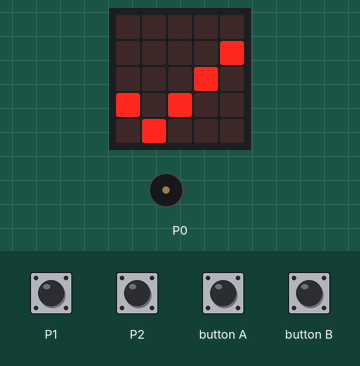
This program was run on a simulated BBC micro:bit (MakeCode). Parts: the board's 5×5 LED display, buzzer (waves = sounding). The test bench sets the inputs (shaded band); at power-on: P1 HIGH, P2 HIGH.

Above: at 1.8 s.
1.9 s: button A pressed for 0.15 s
At 2.25 s:
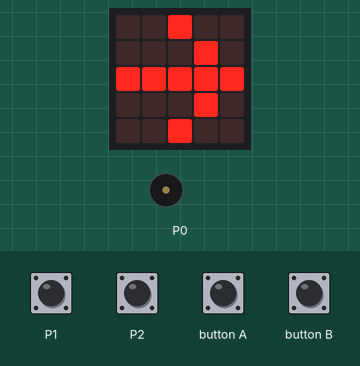
2.6 s: button B pressed for 0.15 s
At 3.67 s:
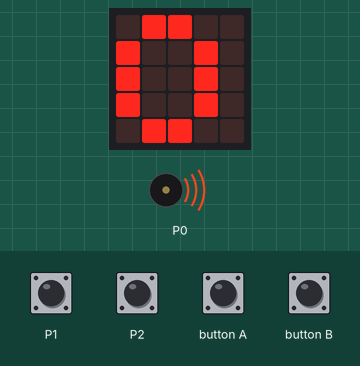
At 5.6 s:
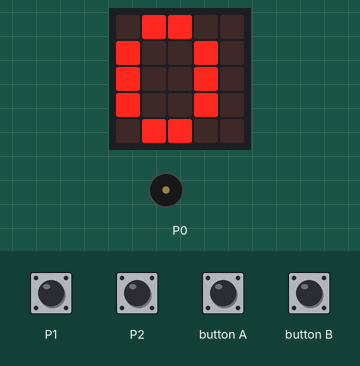
Timing chart, 0 to 7.1 s (numbered marks = the images above; inputs shaded):
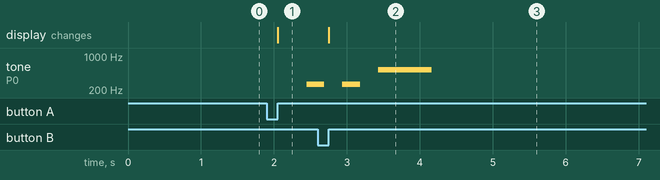

The program:

main.ts
```typescript
pins.onPulsed(DigitalPin.P1, PulseValue.Low, function () {
    if (go) {
        start = control.millis()
    }
})
input.onButtonPressed(Button.A, function () {
    images.arrowImage(ArrowNames.East).showImage(0)
    music.playMelody("C - C - C5 C5 C5 - ", 250)
    go = 1
})
input.onButtonPressed(Button.B, function () {
    basic.showNumber(game.score())
})
pins.onPulsed(DigitalPin.P2, PulseValue.Low, function () {
    if (go) {
        stop = control.millis()
        game.setScore(Math.round(38 * 1000 / (stop - start)))
        go = 0
        for (let index = 0; index < 5; index++) {
            basic.clearScreen()
            basic.showNumber(game.score())
        }
    }
})
let stop = 0
let start = 0
let go = 0
pins.setPull(DigitalPin.P1, PinPullMode.PullUp)
pins.setPull(DigitalPin.P2, PinPullMode.PullUp)
go = 0
basic.showIcon(IconNames.Yes)
```

test.ts
```typescript
// tu są testy; nie będzie to kompilowane, gdy ten pakiet będzie używany jako rozszerzenie.
```

Measured:
- after the input at 1.9 s, tone on P0: silent → 262 Hz after 0.55 s; the display: changes after 0.15 s (image 1)
- after the input at 2.6 s, the display: changes after 0.15 s (image 2)
